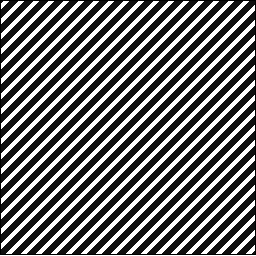
%> input picture stp1.gif, 256 x 256 px
$ octave fft_ex_3.m   (GNU Octave 9; MATLAB toolbox functions it lacks are replaced by stand-ins)
%> lines starting %> are read from the running program, lines starting %| are printed output that depends on the picture
I=imread('stp1.gif');
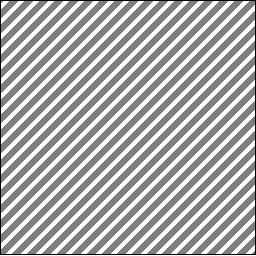
%> I: size 256x256 uint8; min 0, max 2, mean 1.38; drawn with min black and max white
F=fft2(double(I));
S = fftshift( fftshift(F), 2 );
L=log2(S);
A=abs(L);
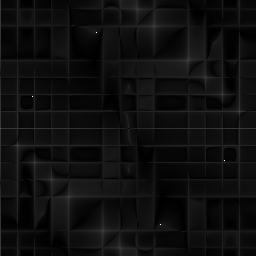
%> A: size 256x256 double; 0% of the values are NaN or infinite; the others: min 0.0104, max 47.38, mean 2.77; drawn with min black, max white, NaN and infinite black
imagesc(A)
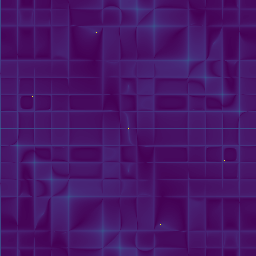
%> displayed picture: size 256x256x3, on the screen's scale of 0 to 255; mean R, G, B 71, 21.5, 103.5

$ run again, with in1.png saved as stp1.gif
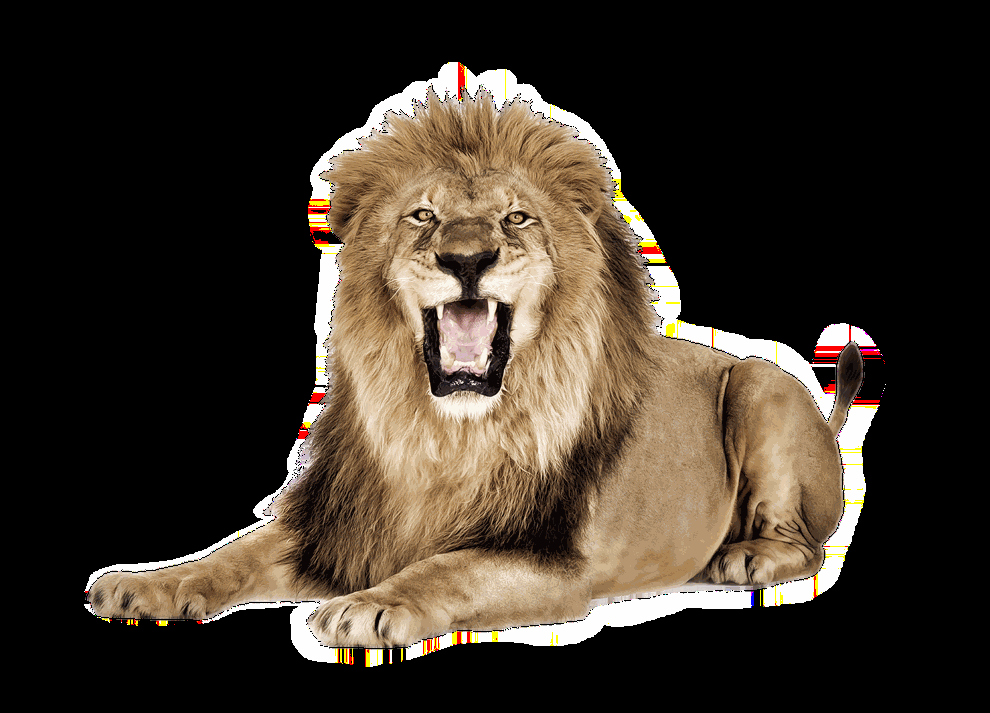
%> input picture in1.png, 990 x 713 px, shrunk from 1633 x 1176 before the run
%> `A=abs(L);`:
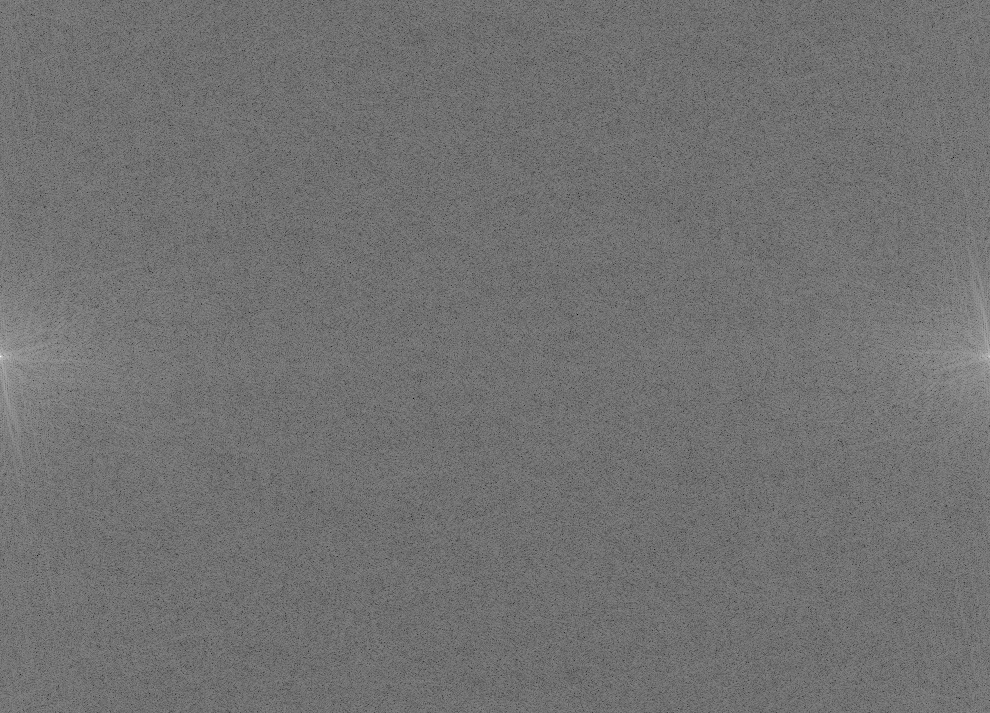
%> A: size 713x990 double; min 2.85, max 25.74, mean 13.1; drawn with min black and max white
%> `imagesc(A)`:
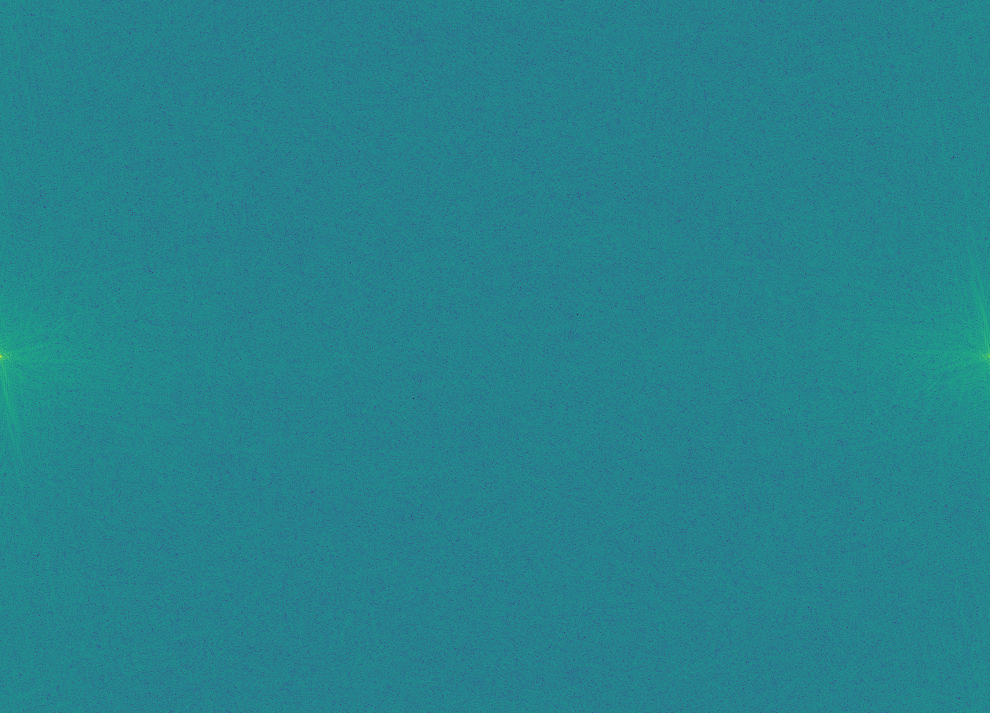
%> displayed picture: size 713x990x3, on the screen's scale of 0 to 255; mean R, G, B 37.5, 131.1, 141.6
